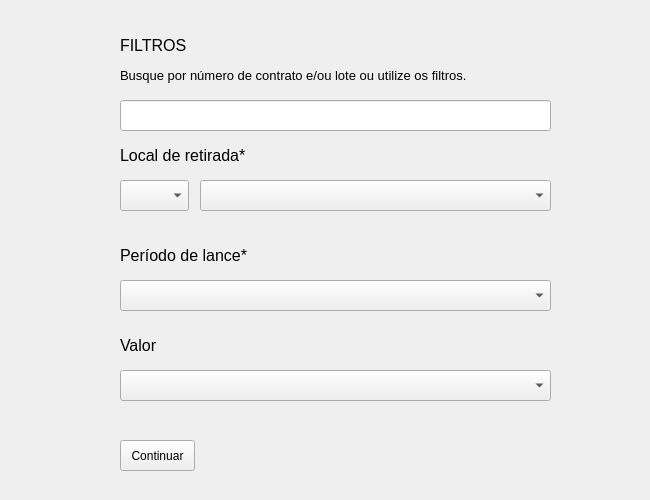
<?xml version="1.0" encoding="UTF-8"?>
<ui version="4.0">
 <class>MainWindow</class>
 <widget class="QMainWindow" name="MainWindow">
  <property name="geometry">
   <rect>
    <x>0</x>
    <y>0</y>
    <width>650</width>
    <height>500</height>
   </rect>
  </property>
  <property name="maximumSize">
   <size>
    <width>650</width>
    <height>500</height>
   </size>
  </property>
  <property name="windowTitle">
   <string>BUSCADOR DE LEILÕES DE JOIAS DA CAIXA</string>
  </property>
  <property name="toolButtonStyle">
   <enum>Qt::ToolButtonStyle::ToolButtonIconOnly</enum>
  </property>
  <widget class="QWidget" name="centralwidget">
   <widget class="QLineEdit" name="lineEdit">
    <property name="geometry">
     <rect>
      <x>120</x>
      <y>100</y>
      <width>431</width>
      <height>31</height>
     </rect>
    </property>
    <property name="toolTip">
     <string>Busque por numero de lote ou contrato</string>
    </property>
   </widget>
   <widget class="QComboBox" name="comboBox">
    <property name="geometry">
     <rect>
      <x>120</x>
      <y>180</y>
      <width>69</width>
      <height>31</height>
     </rect>
    </property>
    <property name="toolTip">
     <string>UF</string>
    </property>
   </widget>
   <widget class="QComboBox" name="comboBox_2">
    <property name="geometry">
     <rect>
      <x>200</x>
      <y>180</y>
      <width>351</width>
      <height>31</height>
     </rect>
    </property>
    <property name="toolTip">
     <string>Cidade</string>
    </property>
   </widget>
   <widget class="QLabel" name="label">
    <property name="geometry">
     <rect>
      <x>120</x>
      <y>140</y>
      <width>131</width>
      <height>31</height>
     </rect>
    </property>
    <property name="font">
     <font>
      <pointsize>12</pointsize>
     </font>
    </property>
    <property name="text">
     <string>Local de retirada*</string>
    </property>
   </widget>
   <widget class="QLabel" name="label_2">
    <property name="geometry">
     <rect>
      <x>120</x>
      <y>240</y>
      <width>131</width>
      <height>31</height>
     </rect>
    </property>
    <property name="font">
     <font>
      <pointsize>12</pointsize>
     </font>
    </property>
    <property name="text">
     <string>Período de lance*</string>
    </property>
   </widget>
   <widget class="QComboBox" name="comboBox_4">
    <property name="geometry">
     <rect>
      <x>120</x>
      <y>280</y>
      <width>431</width>
      <height>31</height>
     </rect>
    </property>
    <property name="toolTip">
     <string>Período de lance</string>
    </property>
   </widget>
   <widget class="QLabel" name="label_3">
    <property name="geometry">
     <rect>
      <x>120</x>
      <y>330</y>
      <width>101</width>
      <height>31</height>
     </rect>
    </property>
    <property name="font">
     <font>
      <pointsize>12</pointsize>
     </font>
    </property>
    <property name="text">
     <string>Valor</string>
    </property>
   </widget>
   <widget class="QComboBox" name="comboBox_5">
    <property name="geometry">
     <rect>
      <x>120</x>
      <y>370</y>
      <width>431</width>
      <height>31</height>
     </rect>
    </property>
    <property name="toolTip">
     <string>Selecione</string>
    </property>
   </widget>
   <widget class="QPushButton" name="pushButton">
    <property name="geometry">
     <rect>
      <x>120</x>
      <y>440</y>
      <width>75</width>
      <height>31</height>
     </rect>
    </property>
    <property name="toolTip">
     <string>Continuar</string>
    </property>
    <property name="text">
     <string>Continuar</string>
    </property>
   </widget>
   <widget class="QLabel" name="label_4">
    <property name="geometry">
     <rect>
      <x>120</x>
      <y>30</y>
      <width>311</width>
      <height>31</height>
     </rect>
    </property>
    <property name="font">
     <font>
      <pointsize>12</pointsize>
     </font>
    </property>
    <property name="text">
     <string>FILTROS</string>
    </property>
   </widget>
   <widget class="QLabel" name="label_5">
    <property name="geometry">
     <rect>
      <x>120</x>
      <y>60</y>
      <width>371</width>
      <height>31</height>
     </rect>
    </property>
    <property name="font">
     <font>
      <pointsize>10</pointsize>
     </font>
    </property>
    <property name="text">
     <string>Busque por número de contrato e/ou lote ou utilize os filtros.</string>
    </property>
   </widget>
  </widget>
 </widget>
 <resources/>
 <connections/>
</ui>
